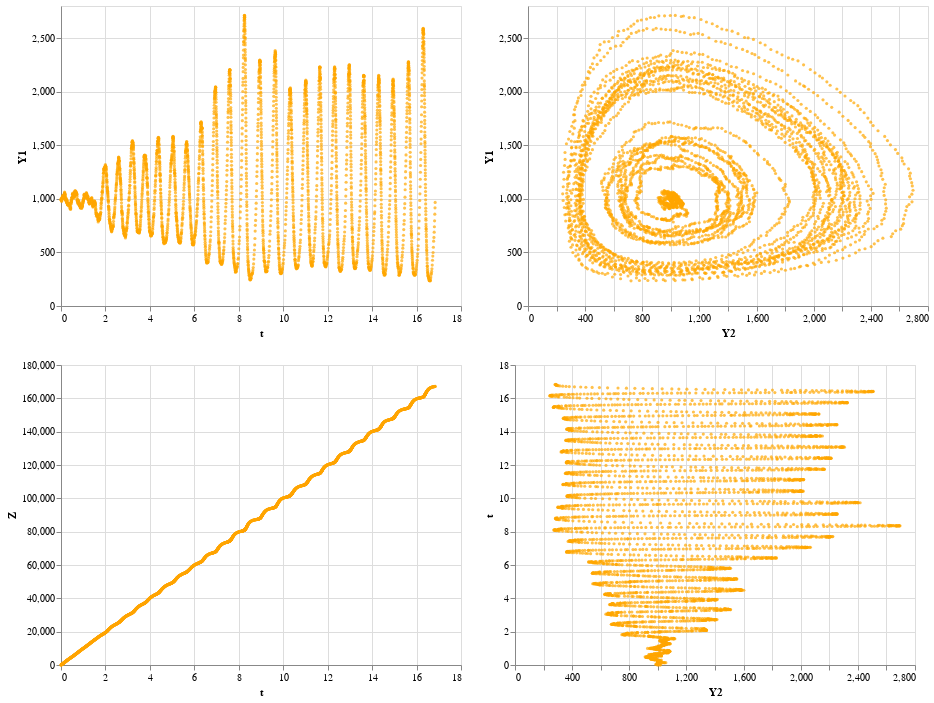

Notebook code for this chart:
### Code cell
interval = alt.selection_interval()
color = alt.condition(interval, alt.value('#ffa600'), alt.value("gray"))

scatter_1 = alt.Chart(df).mark_circle(size=10).encode(
    x = "t:Q",
    y = "Y1:Q",
    color = color,
    ).properties(
    selection = interval
    )

scatter_2 = alt.Chart(df).mark_circle(size=10).encode(
    x = "Y2:Q",
    y = "Y1:Q",
    color = color,
    )

scatter_3 = alt.Chart(df).mark_circle(size=10).encode(
    x = "t:Q",
    y = "Z:Q",
    color = color,
    )

scatter_4 = alt.Chart(df).mark_circle(size=10).encode(
    x = "Y2:Q",
    y = "t:Q",
    color = color,
    )

(scatter_1 | scatter_2) & (scatter_3 | scatter_4)

### Figure 1 — Vega-Lite specification as saved in the notebook (floating-point values rounded to 4 significant figures; data arrays with more than 128 entries replaced by an {"elided": "..."} marker saying what was removed)
{"config": {"view": {"continuousWidth": 400, "continuousHeight": 300}}, "vconcat": [{"hconcat": [{"mark": {"type": "circle", "size": 10}, "encoding": {"color": {"condition": {"value": "#ffa600", "selection": "selector002"}, "value": "gray"}, "x": {"type": "quantitative", "field": "t"}, "y": {"type": "quantitative", "field": "Y1"}}, "selection": {"selector002": {"type": "interval"}}}, {"mark": {"type": "circle", "size": 10}, "encoding": {"color": {"condition": {"value": "#ffa600", "selection": "selector002"}, "value": "gray"}, "x": {"type": "quantitative", "field": "Y2"}, "y": {"type": "quantitative", "field": "Y1"}}}]}, {"hconcat": [{"mark": {"type": "circle", "size": 10}, "encoding": {"color": {"condition": {"value": "#ffa600", "selection": "selector002"}, "value": "gray"}, "x": {"type": "quantitative", "field": "t"}, "y": {"type": "quantitative", "field": "Z"}}}, {"mark": {"type": "circle", "size": 10}, "encoding": {"color": {"condition": {"value": "#ffa600", "selection": "selector002"}, "value": "gray"}, "x": {"type": "quantitative", "field": "Y2"}, "y": {"type": "quantitative", "field": "t"}}}]}], "data": {"name": "data-4d28f9d9964da911e879dc09b6275bd3"}, "$schema": "https://vega.github.io/schema/vega-lite/v4.0.2.json", "datasets": {"data-4d28f9d9964da911e879dc09b6275bd3": {"elided": "4000 records"}}}
